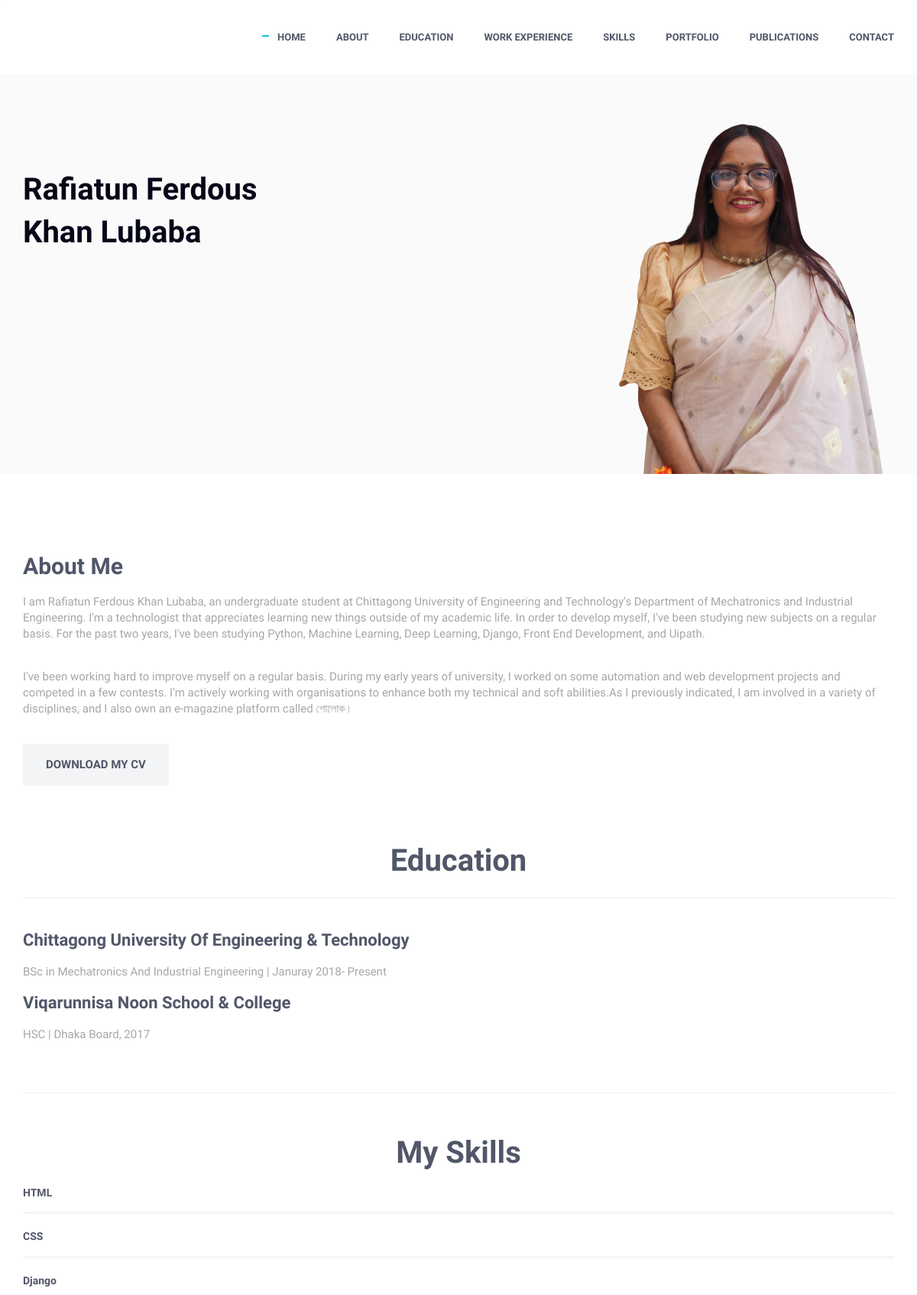
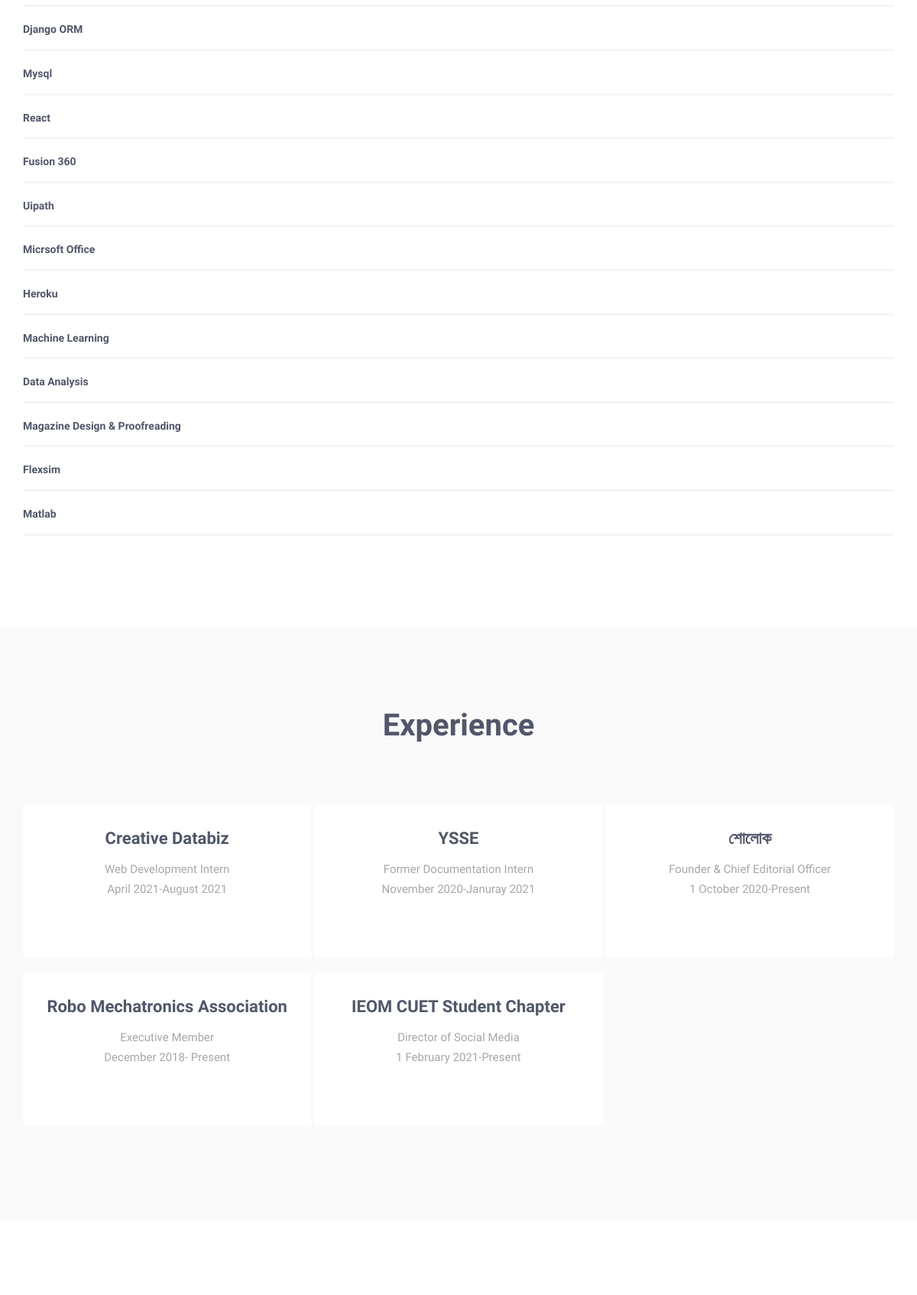
The page / (upper part) on the database its author committed (2 pictures, top to bottom).
### Main/models.py (models this page shows)
class Education(models.Model):
    institutionname=models.CharField(max_length=100, null=True, blank=True)
    degree=models.CharField(max_length=100, null=True, blank=True)
    date=models.CharField(max_length=100, null=True, blank=True)

class Skills(models.Model):
    name=models.CharField(max_length=100, null=True, blank=True)
    level=models.CharField(max_length=100, null=True, blank=True)

class Experience(models.Model):
    org=models.CharField(max_length=100, null=True, blank=True)
    role=models.CharField(max_length=100, null=True, blank=True)
    time=models.CharField(max_length=100, null=True, blank=True)

### Main/views.py (the view, shortened to what this page needs)
# urls.py: path('', views.Portfolio , name="portfolio")
def Portfolio(request):
    About="I am Rafiatun Ferdous Khan Lubaba, an undergraduate student at Chittagong University of Engineering and Technology's Department of Mechatronics and Industrial Engineering. I'm a technologist that appreciates learning new things outside of my academic life. In order to develop myself, I've been studying new subjects on a regular basis. For the past two years, I've been studying Python, Machine Learning, Deep Learning, Django, Front End Development, and Uipath."
    About_2="I've been working hard to improve myself on a regular basis. During my early years of university, I worked on some automation and web development projects and competed in a few contests. I'm actively working with organisations to enhance both my technical and soft abilities.As I previously indicated, I am involved in a variety of disciplines, and I also own an e-magazine platform called শোলোক। "
    skills=Skills.objects.all()
    education=Education.objects.all()
    experience= Experience.objects.all()
    project=Project.objects.all()
    cat_form=CategoryForm()
    context={
        'about' : About,
        'about_2': About_2,
        'skill': skills,
        'edu': education,
        'exp': experience,
        'project': project,
        'cat_form': cat_form
    }
    return render(request , 'index.html' , context)

### Main/templates/index.html (shortened to what this page needs)
{% load static %}
<!DOCTYPE html>
<html lang="en" class="no-js">
    <head>
        <link href="{% static 'vendor/simple-line-icons/css/simple-line-icons.css' %}" rel="stylesheet" type="text/css"/>
        <link href="{% static 'vendor/bootstrap/css/bootstrap.min.css' %}" rel="stylesheet" type="text/css"/>
        <link href="{% static 'css/animate.css' %}" rel="stylesheet">
        <link href="{% static 'vendor/swiper/css/swiper.min.css' %}" rel="stylesheet" type="text/css"/>
        <link href="{% static 'css/layout.min.css' %}" rel="stylesheet" type="text/css"/>
    </head>
    <body id="body" data-spy="scroll" data-target=".header">
        <header class="header navbar-fixed-top">
            <nav class="navbar" role="navigation">
                <div class="container">
                    <div class="collapse navbar-collapse nav-collapse">
                        <div class="menu-container">
                            <ul class="nav navbar-nav navbar-nav-right">
                                <li class="js_nav-item nav-item"><a class="nav-item-child nav-item-hover" href="#body">Home</a></li>
                                <li class="js_nav-item nav-item"><a class="nav-item-child nav-item-hover" href="#about">About</a></li>
                                <li class="js_nav-item nav-item"><a class="nav-item-child nav-item-hover" href="#experience">Education</a></li>
                                <li class="js_nav-item nav-item"><a class="nav-item-child nav-item-hover" href="#experience">Work Experience</a></li>
                                <li class="js_nav-item nav-item"><a class="nav-item-child nav-item-hover" href="#skills">Skills</a></li>
                                <li class="js_nav-item nav-item"><a class="nav-item-child nav-item-hover" href="#work">Portfolio</a></li>
                                <li class="js_nav-item nav-item"><a class="nav-item-child nav-item-hover" href="#experience">Publications</a></li>
                                <li class="js_nav-item nav-item"><a class="nav-item-child nav-item-hover" href="#contact">Contact</a></li>
                            </ul>
                        </div>
                    </div>
                </div>
            </nav>
        </header>
        <div class="promo-block">
            <div class="container">
                <div class="row">
                    <div class="col-sm-6 sm-margin-b-60">
                        <div class="margin-b-30">
                            <h1 style="color:rgb(6, 7, 24)">Rafiatun Ferdous <br/> Khan Lubaba</h1>
                        </div>
                        <ul class="list-inline">
                        </ul>
                    </div>
                    <div class="col-sm-6">
                        <div class="promo-block-img-wrap">
                            <img class="promo-block-img img-responsive" src="{% static 'img/mockup/avatar.png' %}">
                        </div>
                    </div>
                </div>
            </div>
        </div>
        <div id="about">
            <div class="container content-lg">
                <div class="row">
                    <div class="col-sm-12 sm-margin-b-60">
                        <div class="margin-b-30">
                            <h2>About Me</h2>
                            <p>{{ about }}</p>
                            <br>
                            <p>{{ about_2 }}</p>
                            <br>
                            <a href="#" class="btn-theme btn-theme-md btn-default-bg text-uppercase">Download my CV</a>
                        </div>
                        <br>
                        <br>
                        <div>
                            <h1 style="text-align: center;">Education</h1>
                            <hr>
                            <br>
                            {% for edu in edu %}
                            <h4>{{ edu.institutionname }}</h4>
                            <p>{{ edu.degree }} | {{ edu.date }}</p>
                            {% endfor %}
                        </div>
                    </div>
                    <div class="col-sm-12" id="skills">
                        <div class="section-seperator margin-b-50">
                        </div>
                        <h1 style="text-align: center;">My Skills</h1>
                        {% for i in skill %}
                        <div class="progress-box" style="color: rgb(255, 0, 106);">
                            <h5>{{ i.name }} </h5>
                            <div class="progress">
                            </div>
                        </div>
                        {% endfor %}
                    </div>
                </div>
            </div>
        </div>
        <div id="experience">
            <div class="bg-color-sky-light" data-auto-height="true">
                <div class="container content-lg">
                    <h1 style="text-align: center;">Experience</h1>
                    <br>
                    <br>
                    <br>
                    <div class="row row-space-2 margin-b-4">
                        {% for exp in exp %}
                        <div class="col-md-4 col-sm-6 md-margin-b-4">
                            <div class="service" data-height="height" style="height: 200px;">
                                <div class="service-info">
                                    <h3 style="text-align: center;">{{ exp.org }}</h3>
                                    <p class="margin-b-5" style="text-align: center;">{{ exp.role }}</p>
                                    <p class="margin-b-5" style="text-align: center;">{{ exp.time }}</p>
                                </div>
                                <br><br>
                            </div>
                            <br>
                        </div>
                        {% endfor %}
                    </div>
                </div>
            </div>
        </div>
        <div id="work">
            <div class="container content-lg">
            </div>
        </div>
    </body>
</html>

### rows shown on the page
Education: institutionname "Chittagong University Of Engineering & Technology", degree "BSc in Mechatronics And Industrial Engineering", date "Januray 2018- Present"
Education: institutionname "Viqarunnisa Noon School & College", degree "HSC", date "Dhaka Board, 2017"
Skills: name "HTML"
Skills: name "CSS"
Skills: name "Django"
Skills: name "Django ORM"
Skills: name "Mysql"
Skills: name "React"
Skills: name "Fusion 360"
Skills: name "Uipath"
Skills: name "Micrsoft Office"
Skills: name "Heroku"
Skills: name "Machine Learning"
Skills: name "Data Analysis"
Skills: name "Magazine Design & Proofreading"
Skills: name "Flexsim"
Skills: name "Matlab"
Experience: org "Creative Databiz", role "Web Development Intern", time "April 2021-August 2021"
Experience: org "YSSE", role "Former Documentation Intern", time "November 2020-Januray 2021"
Experience: org "শোলোক", role "Founder & Chief Editorial Officer", time "1 October 2020-Present"
Experience: org "Robo Mechatronics Association", role "Executive Member", time "December 2018- Present"
Experience: org "IEOM CUET Student Chapter", role "Director of Social Media", time "1 February 2021-Present"
